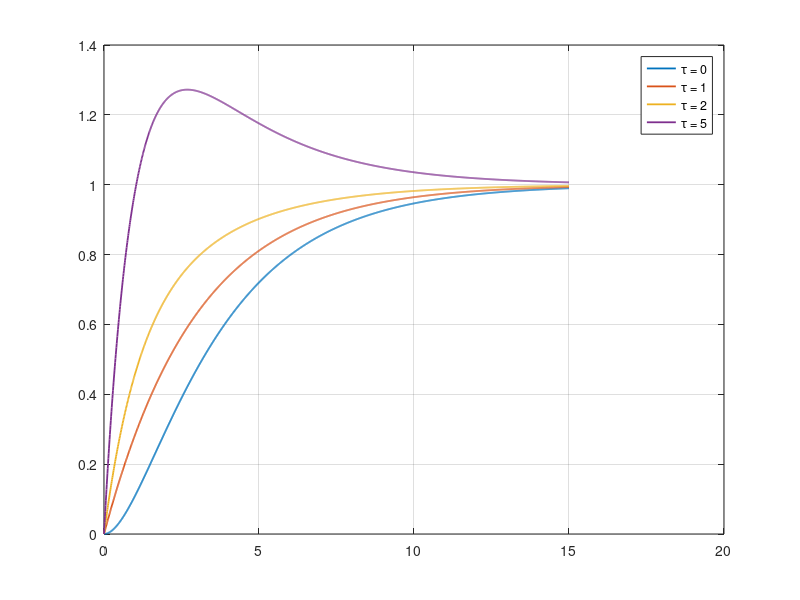

This chart was generated by the following MATLAB code:
clear all; close all; clc;

mu = 1;
T1 = 1;
T2 = 3;
s = tf('s');


TT = 0:0.01:15; % intervallo temporale

figure;
hold on; box on; zoom on; grid on;

% ciclo su valori di tau
for tau=[0, 1, 2, 5]
    
    % definizione del sistema
    G = mu*(1+tau*s)/((1+T1*s)*(1+T2*s));
    % risposta al gradino
    YY = step(G, TT);

    % plot
    plot(TT, YY,'DisplayName', ['\tau = ' num2str(tau)], 'LineWidth', 1.3);
end
legend;